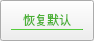
<?xml version="1.0" encoding="UTF-8"?>
<ui version="4.0">
 <class>CustomUnderLineButton</class>
 <widget class="QPushButton" name="CustomUnderLineButton">
  <property name="geometry">
   <rect>
    <x>0</x>
    <y>0</y>
    <width>94</width>
    <height>40</height>
   </rect>
  </property>
  <property name="windowTitle">
   <string>CustomUnderLineButton</string>
  </property>
  <property name="styleSheet">
   <string notr="true">#widget{
background:transparent;
}</string>
  </property>
  <layout class="QGridLayout" name="gridLayout">
   <item row="0" column="0">
    <widget class="QWidget" name="widget" native="true">
     <layout class="QVBoxLayout" name="verticalLayout">
      <property name="spacing">
       <number>0</number>
      </property>
      <property name="leftMargin">
       <number>0</number>
      </property>
      <property name="topMargin">
       <number>0</number>
      </property>
      <property name="rightMargin">
       <number>0</number>
      </property>
      <property name="bottomMargin">
       <number>0</number>
      </property>
      <item alignment="Qt::AlignBottom">
       <widget class="QLabel" name="label">
        <property name="styleSheet">
         <string notr="true">font-family:&quot;微软雅黑&quot;;
font-size:12px;
color:#4AB134;
background:transparent;</string>
        </property>
        <property name="text">
         <string>恢复默认</string>
        </property>
        <property name="alignment">
         <set>Qt::AlignCenter</set>
        </property>
       </widget>
      </item>
      <item alignment="Qt::AlignTop">
       <widget class="Line" name="line">
        <property name="minimumSize">
         <size>
          <width>0</width>
          <height>1</height>
         </size>
        </property>
        <property name="maximumSize">
         <size>
          <width>16777215</width>
          <height>1</height>
         </size>
        </property>
        <property name="styleSheet">
         <string notr="true">background-color: #4AB134;</string>
        </property>
        <property name="orientation">
         <enum>Qt::Horizontal</enum>
        </property>
       </widget>
      </item>
     </layout>
    </widget>
   </item>
  </layout>
 </widget>
 <layoutdefault spacing="6" margin="11"/>
 <resources/>
 <connections/>
</ui>
